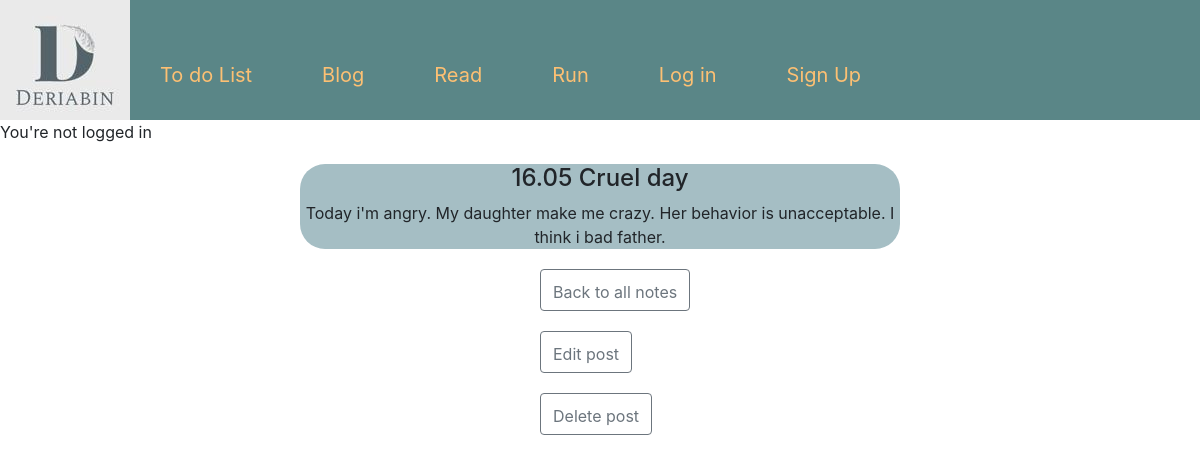
The app's page /post/1/ with its own data.
### blog/models.py (models this page shows, shortened)
class Post(models.Model):
    title = models.CharField(max_length=200)
    author = models.ForeignKey('auth.user', on_delete=models.CASCADE)
    body = models.TextField()

### blog/views.py (the view)
# urls.py: path("post/<int:pk>/", views.BlogDetailView.as_view(), name="post_detail"),
class BlogDetailView(DetailView):
    model = Post
    template_name = 'blog/post_detail.html'

### templates/blog/post_detail.html (shortened to what this page needs)
{% extends "base.html" %}
{% block content %}
    <div class="button">
        <h4>{{ object.title}}</h4>
        <p>{{ object.body }}</p>
    </div>
<div class="b">
    <button
        type="button" class="btn btn-outline-secondary"
        onclick="location.href='{% url "blog_home" %}'"/>
    Back to all notes
</div>
<div class="b">
    <button
        type="button" class="btn btn-outline-secondary"
        onclick="location.href='{% url "post_edit" post.pk %}'"/>
    Edit post
</div>
<div class="b">
    <button
        type="button" class="btn btn-outline-secondary"
        onclick="location.href='{% url "post_delete" post.pk %}'"/>
    Delete post
</div>
{% endblock %}

### static/css/base.css (style rules this page uses)
.button { margin-top: 20px; margin-left: auto; margin-right: auto; width: 50%; background-color: #A5BEC4; border-radius: 25px; text-align: center; }
.b { margin-top: 20px; margin-left: auto; margin-right: auto; width: 10%; }
.btn { padding-top: 10px; }

### records on screen
Post: title "16.05 Cruel day", body "Today i'm angry. My daughter make me crazy. Her behavior is unacceptable. I think i bad father."
